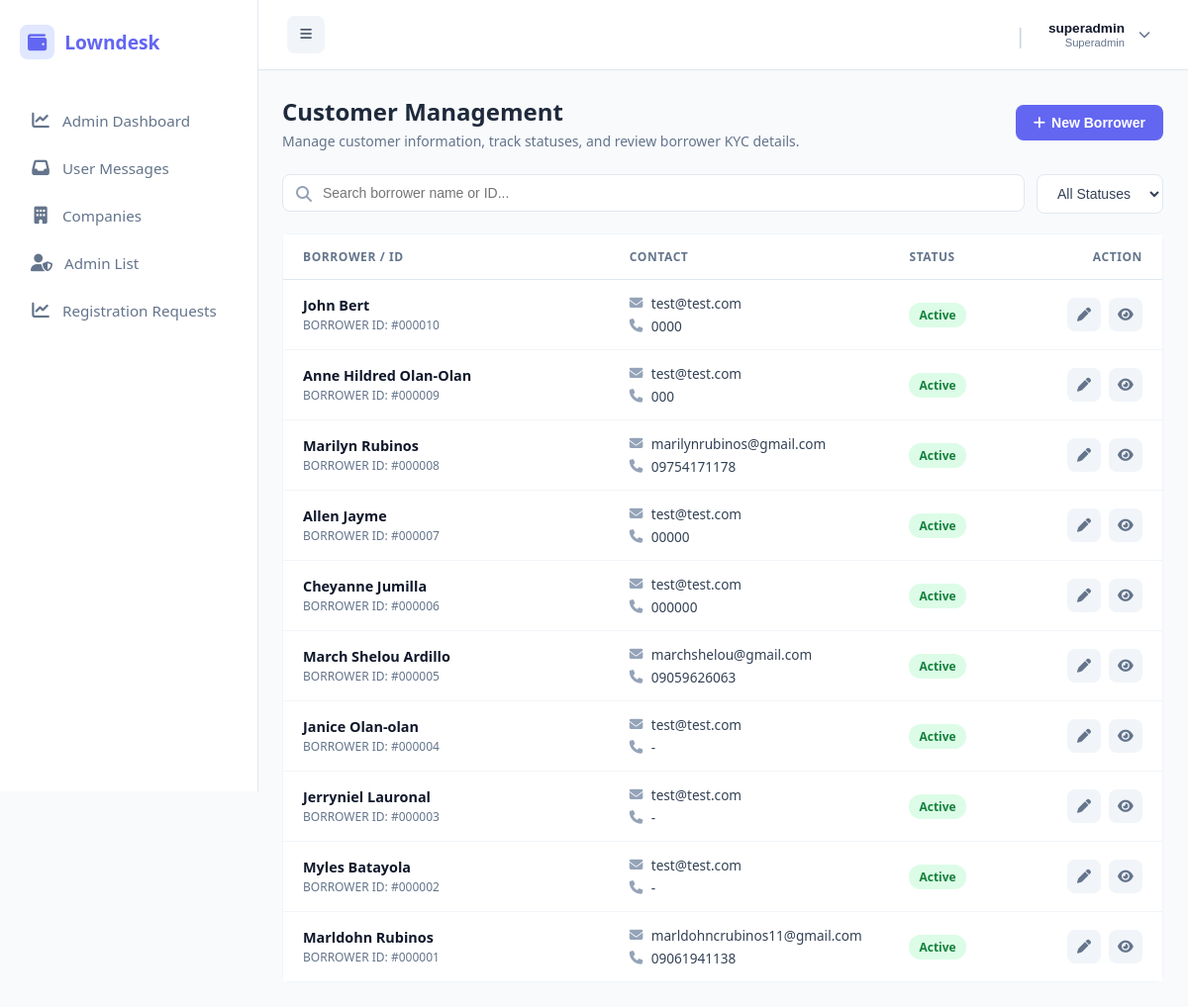
The app's page /public/index.php?url=borrower/index (signed in) with its own data.
### tables this page shows
CREATE TABLE `borrowers` (
  `id` int(11) NOT NULL,
  `company_id` int(11) NOT NULL,
  `first_name` varchar(100) NOT NULL,
  `middle_name` varchar(100) DEFAULT NULL,
  `last_name` varchar(100) NOT NULL,
  `gender` varchar(20) DEFAULT NULL,
  `birthdate` date DEFAULT NULL,
  `phone` varchar(30) NOT NULL,
  `email` varchar(100) DEFAULT NULL,
  `address` text NOT NULL,
  `valid_id` varchar(150) DEFAULT NULL,
  `status` tinyint(1) DEFAULT 1,
  `created_at` timestamp NOT NULL DEFAULT current_timestamp(),
  `occupation` text DEFAULT NULL
);

### app/controllers/BorrowerController.php (called while the page is built, shortened)
<?php
require_once __DIR__ . '/../models/Borrower.php';
class BorrowerController {
    private $borrowerModel;
    public function __construct() {
        $this->borrowerModel = new Borrower();
    }
    public function index() {
        $borrowers = $this->borrowerModel->getAll();
        require_once __DIR__ . '/../views/admin/borrowers/index.php';
    }
}

### public/index.php (called while the page is built, shortened)
<?php
require_once __DIR__ . "/../app/core/Database.php";
require_once __DIR__ . "/../app/core/Model.php";
$init = new App();

### app/core/Database.php (called while the page is built)
<?php
class Database {
    private static $host = "localhost";
    private static $port = "3306";
    private static $db   = "loan_saas_db";
    private static $user = "root";
    private static $pass = "";
    public static function getConnection() {
        try {
            $conn = new PDO(
                "mysql:host=" . self::$host . ";port=" . self::$port . ";dbname=" . self::$db,
                self::$user,
                self::$pass
            );
            $conn->setAttribute(PDO::ATTR_ERRMODE, PDO::ERRMODE_EXCEPTION);
            $conn->setAttribute(PDO::ATTR_DEFAULT_FETCH_MODE, PDO::FETCH_ASSOC);
            return $conn;
        } catch (Exception $e) {
            die("Database connection failed: " . $e->getMessage());
        }
    }
}

### app/core/Model.php (called while the page is built, shortened)
<?php
require_once __DIR__ . "/Database.php";
class Model {
    public function __construct() {
        $this->conn = Database::getConnection();
    }
    protected function getTenantId() {
        return $_SESSION['user']['company_id'] ?? 1;
    }
}

### app/models/Borrower.php (called while the page is built, shortened)
<?php
require_once __DIR__ . '/../core/Model.php';
class Borrower extends Model {
    public function getAll() {
        $stmt = $this->conn->prepare("SELECT * FROM borrowers WHERE company_id = ? ORDER BY id DESC");
        $stmt->execute([$this->getTenantId()]);
        return $stmt->fetchAll();
    }
}

### app/views/admin/borrowers/index.php (the view, shortened to what this page needs)
<?php require_once dirname(__DIR__, 2) . '/layouts/header.php'; ?>
<div class="page-header">
    <div>
        <h1 class="page-title">Customer Management</h1>
        <p class="page-subtitle">Manage customer information, track statuses, and review borrower KYC details.</p>
    </div>
    <button type="button" class="btn-primary-action" onclick="openAddModal()">
        <i class="fas fa-plus"></i> New Borrower
    </button>
</div>
<div class="filter-bar">
    <div class="search-input-wrapper">
        <i class="fas fa-search"></i>
        <input type="text" id="borrowerSearch" class="search-input" placeholder="Search borrower name or ID..." onkeyup="filterBorrowers()">
    </div>
    <select id="statusFilter" class="filter-select" onchange="filterBorrowers()">
        <option value="">All Statuses</option>
    </select>
</div>
<div class="customer-list">
    <div class="customer-row header">
        <div>Borrower / ID</div>
        <div>Contact</div>
        <div>Status</div>
        <div style="text-align: right;">Action</div>
    </div>
    <?php if (empty($borrowers)): ?>
        <div style="padding: 40px; text-align: center; color: #94a3b8; font-size: 0.875rem;">No customer records found.</div>
    <?php else: ?>
        <?php foreach ($borrowers as $b): ?>
            <div class="customer-row borrower-data-row">
                <div>
                    <div style="font-weight: 700; color: #0f172a; font-size: 0.9rem;" class="borrower-name">
                        <?= htmlspecialchars($b['first_name'] . ' ' . $b['last_name']) ?>
                    </div>
                    <div style="font-size: 0.75rem; color: #64748b; margin-top: 2px;" class="borrower-id">
                        BORROWER ID: #<?= str_pad($b['id'], 6, '0', STR_PAD_LEFT) ?>
                    </div>
                </div>
                <div>
                    <div style="font-size: 0.85rem; color: #334155; display: flex; align-items: center; gap: 8px;">
                        <i class="fas fa-envelope" style="color: #94a3b8; width: 14px;"></i> <?= htmlspecialchars($b['email'] ?? '-') ?>
                    </div>
                    <div style="font-size: 0.85rem; color: #334155; display: flex; align-items: center; gap: 8px; margin-top: 4px;">
                        <i class="fas fa-phone" style="color: #94a3b8; width: 14px;"></i> <?= htmlspecialchars($b['phone'] ?? '-') ?>
                    </div>
                </div>
                <div>
                    <span class="badge <?= ($b['status'] ?? 1) == 1 ? 'badge-active' : 'badge-inactive' ?> borrower-status">
                        <?= ($b['status'] ?? 1) == 1 ? 'Active' : 'Inactive' ?>
                    </span>
                </div>
                <div class="action-group">
                    <button type="button" class="icon-btn icon-btn-edit"
                            title="Edit Borrower"
                            data-id="<?= $b['id'] ?>"
                            data-first_name="<?= htmlspecialchars($b['first_name'] ?? '', ENT_QUOTES) ?>"
                            data-middle_name="<?= htmlspecialchars($b['middle_name'] ?? '', ENT_QUOTES) ?>"
                            data-last_name="<?= htmlspecialchars($b['last_name'] ?? '', ENT_QUOTES) ?>"
                            data-phone="<?= htmlspecialchars($b['phone'] ?? '', ENT_QUOTES) ?>"
                            data-email="<?= htmlspecialchars($b['email'] ?? '', ENT_QUOTES) ?>"
                            data-gender="<?= htmlspecialchars($b['gender'] ?? '', ENT_QUOTES) ?>"
                            data-birthdate="<?= htmlspecialchars($b['birthdate'] ?? '', ENT_QUOTES) ?>"
                            data-valid_id="<?= htmlspecialchars($b['valid_id'] ?? '', ENT_QUOTES) ?>"
                            data-address="<?= htmlspecialchars($b['address'] ?? '', ENT_QUOTES) ?>"
                            onclick="openEditModal(this)">
                        <i class="fas fa-pen"></i>
                    </button>
                    <a href="/loansaas/public/index.php?url=borrower/details&id=<?= $b['id'] ?>" class="icon-btn icon-btn-view" title="View Details">
                        <i class="fas fa-eye"></i>
                    </a>
                </div>
            </div>
        <?php endforeach; ?>
    <?php endif; ?>
</div>
<?php require_once dirname(__DIR__, 2) . '/layouts/footer.php'; ?>

### app/views/layouts/header.php (style rules this page uses)
:root { --sidebar-bg: #ffffff; --primary-color: #6366f1; --hover-bg: #f5f3ff; --text-main: #1e293b; --text-muted: #64748b; --border-color: #e2e8f0; }
body { margin: 0; font-family: 'Segoe UI', sans-serif; background: #f8fafc; display: flex; }

### app/views/admin/borrowers/index.php (style rules this page uses)
.page-header { display: flex; justify-content: space-between; align-items: center; margin-bottom: 24px; }
.page-title { font-size: 1.5rem; font-weight: 700; color: #1e293b; margin: 0; }
.page-subtitle { color: #64748b; font-size: 0.875rem; margin: 4px 0 0 0; }
.filter-bar { display: flex; gap: 12px; margin-bottom: 20px; }
.search-input-wrapper { position: relative; flex: 1; }
.search-input-wrapper i { position: absolute; left: 14px; top: 50%; transform: translateY(-50%); color: #94a3b8; }
.search-input { width: 100%; padding: 10px 14px 10px 40px; border: 1px solid #e2e8f0; border-radius: 8px; font-size: 0.875rem; outline: none; box-sizing: border-box; background: #fff; }
.filter-select { padding: 10px 16px; border: 1px solid #e2e8f0; border-radius: 8px; font-size: 0.875rem; color: #334155; background: #fff; outline: none; cursor: pointer; }
.customer-list { background: #ffffff; border: 1px solid #f1f5f9; border-radius: 8px; }
.customer-row { display: grid; grid-template-columns: 3.5fr 3fr 1.5fr 1fr; padding: 14px 20px; background: #fff; border-bottom: 1px solid #f1f5f9; align-items: center; }
.customer-row:last-child { border-bottom: none; }
.customer-row.header { background: #fff; font-weight: 600; color: #64748b; font-size: 0.75rem; text-transform: uppercase; letter-spacing: 0.05em; border-bottom: 1px solid #e2e8f0; }
.badge { padding: 4px 10px; border-radius: 12px; font-size: 0.75rem; font-weight: 600; display: inline-block; }
.badge-active { background: #dcfce7; color: #15803d; }
.action-group { display: flex; align-items: center; justify-content: flex-end; gap: 8px; }
.icon-btn { width: 34px; height: 34px; border-radius: 8px; display: inline-flex; align-items: center; justify-content: center; text-decoration: none; border: none; background: #f1f5f9; color: #64748b; cursor: pointer; transition: all 0.2s ease; font-size: 0.875rem; }
.btn-primary-action { background: #6366f1; color: #ffffff; padding: 10px 18px; border: none; border-radius: 8px; cursor: pointer; font-weight: 600; font-size: 0.875rem; display: inline-flex; align-items: center; gap: 6px; }

### records on screen
borrowers: first_name+last_name "John Bert", id "000010", email "test@test.com", phone "0000", status "Active"
borrowers: first_name+last_name "Anne Hildred Olan-Olan", id "000009", email "test@test.com", phone "000", status "Active"
borrowers: first_name+last_name "Marilyn Rubinos", id "000008", email "marilynrubinos@gmail.com", phone "09754171178", status "Active"
borrowers: first_name+last_name "Allen Jayme", id "000007", email "test@test.com", phone "00000", status "Active"
borrowers: first_name+last_name "Cheyanne Jumilla", id "000006", email "test@test.com", phone "000000", status "Active"
borrowers: first_name+last_name "March Shelou Ardillo", id "000005", email "marchshelou@gmail.com", phone "09059626063", status "Active"
borrowers: first_name+last_name "Janice Olan-olan", id "000004", email "test@test.com", phone "-", status "Active"
borrowers: first_name+last_name "Jerryniel Lauronal", id "000003", email "test@test.com", phone "-", status "Active"
borrowers: first_name+last_name "Myles Batayola", id "000002", email "test@test.com", phone "-", status "Active"
borrowers: first_name+last_name "Marldohn Rubinos", id "000001", email "marldohncrubinos11@gmail.com", phone "09061941138", status "Active"

### other values on screen
$item['label'] "Admin Dashboard"
$item['label'] "User Messages"
$item['label'] "Companies"
$item['label'] "Admin List"
$item['label'] "Registration Requests"
$userName "superadmin"
$userRole ?: 'Active User' "Superadmin"
